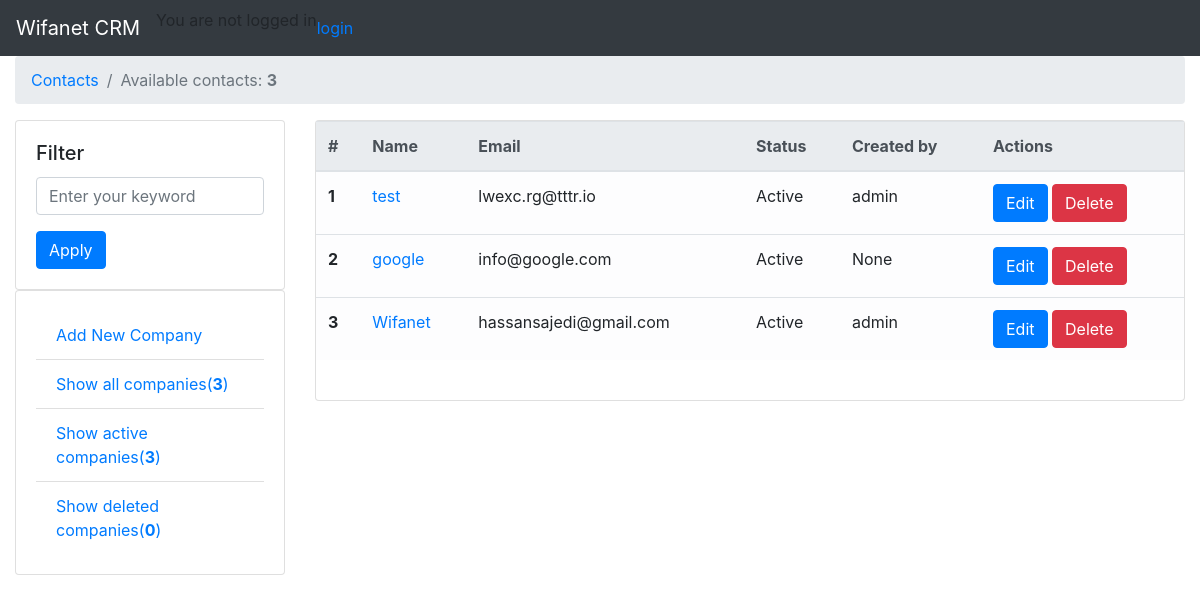
The page /companies/ on the database as committed earlier.
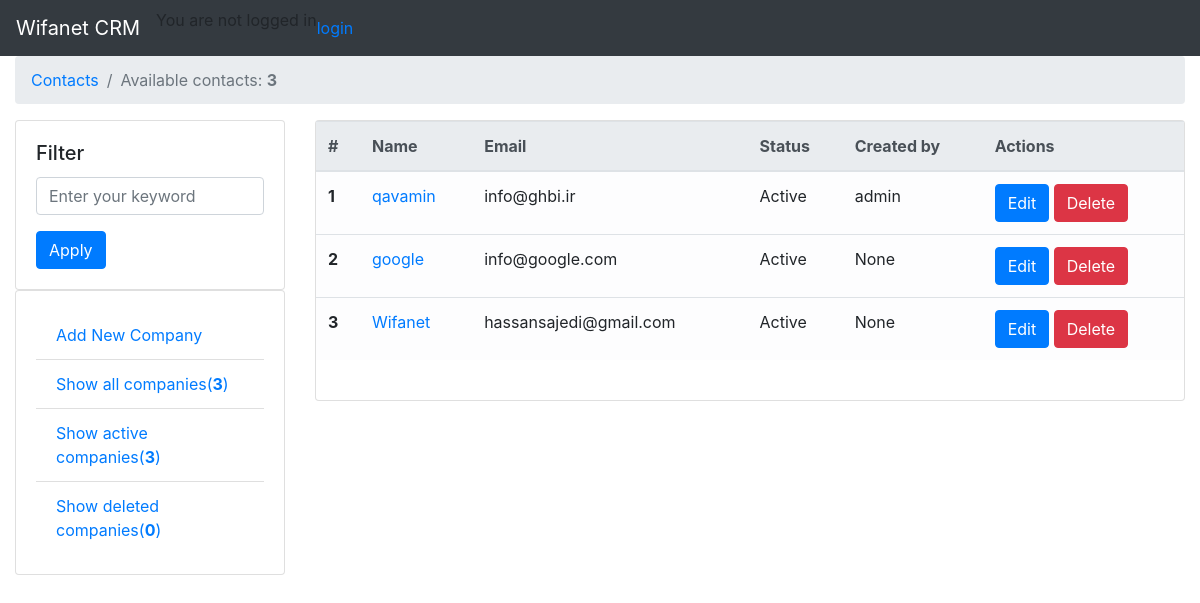
The same page on the database as committed later.
### companies/models.py (models this page shows, shortened)
class Company(models.Model):
    name = models.CharField(_("Company name"), max_length=255)
    manager_name = models.CharField(_("Company manager name"), null=True, max_length=255)
    website = models.URLField(null=True)
    email = models.EmailField(null=True)
    phone = PhoneNumberField(null=True)
    address = models.CharField(max_length=255, null=True)
    description = models.TextField(blank=True, null=True)
    created_by = models.ForeignKey(User, related_name='company_created_by', on_delete=models.SET_NULL, null=True)
    createdon = models.DateTimeField(_("Created on"), auto_now_add=True)
    is_active = models.BooleanField(default=True)
    deleted = models.BooleanField(null=True, default=False)
    uuid = ShortUUIDField(null=True, unique=True)
    objects = CompanyManager()
    class Meta:
        ordering = ['-createdon']

### users/models.py (models this page shows)
class User(AbstractUser):
    class Meta:
        db_table = 'auth_user'
    '''
    (<django.db.models.fields.AutoField: id>,
    <django.db.models.fields.CharField: password>,
    <django.db.models.fields.DateTimeField: last_login>,
    <django.db.models.fields.BooleanField: is_superuser>,
    <django.db.models.fields.CharField: username>,
    <django.db.models.fields.CharField: first_name>,
    <django.db.models.fields.CharField: last_name>,
    <django.db.models.fields.EmailField: email>,
    <django.db.models.fields.BooleanField: is_staff>,
    <django.db.models.fields.BooleanField: is_active>,
    <django.db.models.fields.DateTimeField: date_joined>)
    '''

### companies/views.py (the view)
# urls.py: path(r'', show, name='list'),
def show(request):
    companies = Company.objects.all()
    active_count = companies.filter(is_active=True).__len__()
    deleted_count = Company.objects.filter(deleted=True).__len__()
    show_deleted = (request.GET.get('show_deleted'))
    if show_deleted == 'true':
        deleted_companies = Company.objects.filter(deleted=True)
        return render(request, "companies/show.html", {'companies': deleted_companies,
                                                       'active_count': active_count,
                                                       'deleted_count': deleted_count})
    show_active = (request.GET.get('show_active'))
    if show_active == 'true':
        show_active = companies.filter(is_active=True, deleted=False)
        return render(request, "companies/show.html", {'companies': show_active,
                                                       'active_count': active_count,
                                                       'deleted_count': deleted_count})
    return render(request, "companies/show.html", {'companies': companies,
                                                   'active_count': active_count,
                                                   'deleted_count': deleted_count})

### companies/models.py (called while the page is built)
    def active(self):
        return self.filter(is_active=True, deleted=False)

    def get_queryset(self):
        return CompanyQuerySet(self.model, using=self._db)

    def all(self):
        return self.get_queryset().active()

### companies/templates/companies/show.html (shortened to what this page needs)
{% extends 'companies/index.html' %}
{% block page_title %}
    <ol class="breadcrumb">
        <li class="breadcrumb-item"><a href="{% url 'companies:list' %}">Contacts</a></li>
        <li class="breadcrumb-item active">Available contacts: <span class="alert-link">{{ companies|length }}</span>
        </li>
    </ol>
{% endblock %}
{% block sub_content %}
    <table class="table table-light">
        <thead class="thead-light">
        <tr>
            <th scope="col">#</th>
            <th scope="col">Name</th>
            <th scope="col">Email</th>
            <th scope="col">Status</th>
            <th scope="col">Created by</th>
            <th scope="col">Actions</th>
        </tr>
        </thead>
        <tbody>
        {% for row in companies %}
            <tr>
                <th scope="row">{{ forloop.counter }}</th>
                <td>
                    <a href="{% url 'companies:detail' id=row.id %}">{{ row.name }}</a>
                </td>
                <td>{{ row.email }}</td>
                <td>
                    {% if row.is_active %}
                        Active
                    {% else %}
                        Deactive
                    {% endif %}
                </td>
                <td>{{ row.created_by }}</td>
                <td>
                    <button type="button" class="btn btn-primary" data-toggle="modal"
                            data-target="#exampleModal">
                        Edit
                    </button>
                    <a href="{% url 'companies:delete' id=row.id %}" class="btn btn-danger">Delete</a>
                </td>
            </tr>
        {% endfor %}
        </tbody>
    </table>
    <br>
{% endblock %}

### companies/templates/companies/index.html (shortened to what this page needs)
{% extends "base.html" %}
{% block content %}
    <div class="row">
        <div class="col-sm-3">
            <div class="card">
                <div class="card-body">
                    <h5 class="card-title">Filter</h5>
                    <div class="card-text">
                        <form action="{% url 'companies:search' %}" method="post" class="post-form">
                            <div class="form-group">
                                <input type="text" class="form-control" id="form_group_search_input"
                                       name="form_group_search_input"
                                       placeholder="Enter your keyword">
                            </div>
                            <button type="submit" class="btn btn-primary">Apply</button>
                        </form>
                    </div>
                </div>
            </div>
            <div class="card">
                <div class="card-body">
                    <div class="card-text">
                        <ul class="list-group list-group-flush">
                            <li class="list-group-item">
                                <a href="{% url 'companies:new' %}" class="card-link">
                                    Add New Company
                                </a>
                            </li>
                            <li class="list-group-item"><a href="{% url 'companies:list' %}" class="card-link">Show all
                                companies(<b>{{ companies|length }}</b>)</a>
                            </li>
                            <li class="list-group-item"><a href="/companies?show_active=true" class="card-link">Show
                                active companies(<b>{{ active_count }}</b>)</a>
                            </li>
                            <li class="list-group-item"><a href="/companies?show_deleted=true" class="card-link">Show
                                deleted companies(<b>{{ deleted_count }}</b>)</a>
                            </li>
                        </ul>
                    </div>
                </div>
            </div>
        </div>
        <div class="col-sm-9">
            <div class="card">
                {% block sub_content %}
                {% endblock %}
            </div>
        </div>
    </div>
{% endblock %}

### templates/base.html (shortened to what this page needs)
{% url 'contacts:list' as list_contacts %}
{% url 'companies:list' as list_companies %}
{% url 'tasks:list' as list_tasks %}
{% url 'invoices:list' as list_invoices %}
{% url 'users:list' as list_users %}
{% url 'teams:list' as list_teams %}
{% load static %}
<!doctype html>
<html lang="en">
<head>
    <link rel="stylesheet" href="https://stackpath.bootstrapcdn.com/bootstrap/4.3.1/css/bootstrap.min.css"
>
    <link rel="stylesheet" href="https://stackpath.bootstrapcdn.com/bootstrap/4.1.3/css/bootstrap.min.css"
>
    <link rel="stylesheet" href="{% static "css/main.css" %}"></link>
</head>
<body>
<nav class="navbar navbar-expand-lg navbar-dark bg-dark">
    <a class="navbar-brand" href="#">Wifanet CRM</a>
    {% if user.is_authenticated %}
        <div class="collapse navbar-collapse" id="navbarSupportedContent">
            <ul class="navbar-nav mr-auto">
                <li class="nav-item {% if request.path == '/' %}active{% endif %}">
                    <a class="nav-link" href="{% url 'crm:home' %}">Dashboard
                    </a>
                </li>
                <li class="nav-item {% if request.path == list_contacts %}active{% endif %}"><a class="nav-link"
                                                                                                href="{% url 'contacts:list' %}">Contacts</a>
                </li>
                <li class="nav-item {% active '/companies' %}"><a class="nav-link" href="{% url 'companies:list' %}">Companies</a>
                </li>
                <li class="nav-item {% if request.path == list_tasks %}active{% endif %}"><a class="nav-link"
                                                                                             href="{% url 'tasks:list' %}">Tasks</a>
                </li>
                <li class="nav-item {% if request.path == list_invoices %}active{% endif %}"><a class="nav-link"
                                                                                                href="{{ list_invoices }}">Invoices</a>
                </li>
                <li class="nav-item {% if request.path == list_teams %}active{% endif %}"><a class="nav-link"
                                                                                                href="{{ list_teams }}">Teams</a>
                </li>
                <li class="nav-item"><a class="nav-link" href="#">Events</a></li>
                {% if request.user.is_superuser %}
                    <li class="nav-item {% if request.path == list_users %}active{% endif %}"><a class="nav-link"
                                                                                                 href="{{ list_users }}">Users</a>
                {% endif %}
                <li class="nav-item dropdown">
                    <a class="nav-link dropdown-toggle" href="#" id="dropdown01" data-toggle="dropdown"
                       aria-haspopup="true" aria-expanded="false">User ({{ user.username }})</a>
                    <div class="dropdown-menu" aria-labelledby="dropdown01">
                        <a class="dropdown-item" href="{% url 'users:profile' username=user.username %}">Edit
                            profile</a>
                        <a class="dropdown-item" href="#">Settings</a>
                        <a class="dropdown-item" href="{% url 'crm:logout' %}">Logout</a>
                    </div>
                </li>
            </ul>
        </div>
    {% else %}
        <p>You are not logged in</p>
        <a href="{% url 'login' %}">login</a>
    {% endif %}
</nav>
<div class="container-fluid">
    <nav aria-label="breadcrumb">
        {% block page_title %}{% endblock %}
    </nav>
    <div class="mt-3">
        {% block content %}{% endblock %}
    </div>
</div>
<link rel="stylesheet" href="https://cdnjs.cloudflare.com/ajax/libs/font-awesome/4.7.0/css/font-awesome.min.css">
</body>
</html>

Rows that differ between the two databases and show on the page:
removed Company: name "test", email "lwexc.rg@tttr.io", is_active "Active", created_by "admin"
added Company: name "qavamin", email "info@ghbi.ir", is_active "Active", created_by "admin"
changed Company "Wifanet": created_by "admin" → "None"
